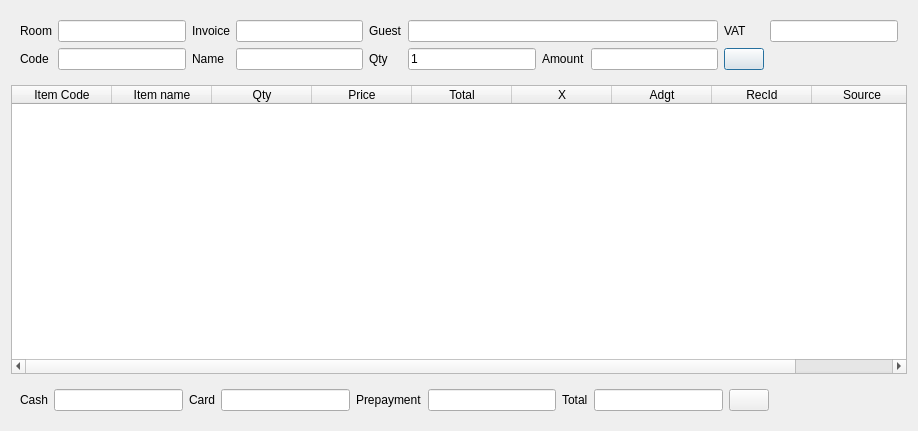
<?xml version="1.0" encoding="UTF-8"?>
<ui version="4.0">
 <class>DlgPrintRandomTax</class>
 <widget class="QDialog" name="DlgPrintRandomTax">
  <property name="geometry">
   <rect>
    <x>0</x>
    <y>0</y>
    <width>918</width>
    <height>431</height>
   </rect>
  </property>
  <property name="windowTitle">
   <string>Manual Tax</string>
  </property>
  <layout class="QVBoxLayout" name="verticalLayout">
   <item>
    <widget class="QWidget" name="widget" native="true">
     <layout class="QGridLayout" name="gridLayout">
      <item row="1" column="7">
       <widget class="EQLineEdit" name="leItemAmount"/>
      </item>
      <item row="1" column="3">
       <widget class="EQLineEdit" name="leItemName">
        <property name="focusPolicy">
         <enum>Qt::NoFocus</enum>
        </property>
        <property name="readOnly">
         <bool>true</bool>
        </property>
       </widget>
      </item>
      <item row="1" column="2">
       <widget class="QLabel" name="label_2">
        <property name="text">
         <string>Name</string>
        </property>
       </widget>
      </item>
      <item row="1" column="1">
       <widget class="EQLineEdit" name="leItemCode"/>
      </item>
      <item row="1" column="6">
       <widget class="QLabel" name="label_4">
        <property name="text">
         <string>Amount</string>
        </property>
       </widget>
      </item>
      <item row="1" column="8">
       <widget class="QPushButton" name="btnAdd">
        <property name="text">
         <string/>
        </property>
        <property name="icon">
         <iconset resource="res.qrc">
          <normaloff>:/images/add.png</normaloff>:/images/add.png</iconset>
        </property>
       </widget>
      </item>
      <item row="1" column="5">
       <widget class="EQLineEdit" name="leItemQty">
        <property name="focusPolicy">
         <enum>Qt::StrongFocus</enum>
        </property>
        <property name="text">
         <string>1</string>
        </property>
       </widget>
      </item>
      <item row="1" column="4">
       <widget class="QLabel" name="label_3">
        <property name="text">
         <string>Qty</string>
        </property>
       </widget>
      </item>
      <item row="1" column="9">
       <spacer name="horizontalSpacer_2">
        <property name="orientation">
         <enum>Qt::Horizontal</enum>
        </property>
        <property name="sizeHint" stdset="0">
         <size>
          <width>40</width>
          <height>20</height>
         </size>
        </property>
       </spacer>
      </item>
      <item row="1" column="0">
       <widget class="QLabel" name="label">
        <property name="text">
         <string>Code</string>
        </property>
       </widget>
      </item>
      <item row="0" column="0">
       <widget class="QLabel" name="label_5">
        <property name="text">
         <string>Room</string>
        </property>
       </widget>
      </item>
      <item row="0" column="1">
       <widget class="EQLineEdit" name="leRoom">
        <property name="focusPolicy">
         <enum>Qt::NoFocus</enum>
        </property>
        <property name="readOnly">
         <bool>true</bool>
        </property>
       </widget>
      </item>
      <item row="0" column="2">
       <widget class="QLabel" name="label_6">
        <property name="text">
         <string>Invoice</string>
        </property>
       </widget>
      </item>
      <item row="0" column="3">
       <widget class="EQLineEdit" name="leInvoice">
        <property name="focusPolicy">
         <enum>Qt::NoFocus</enum>
        </property>
        <property name="readOnly">
         <bool>true</bool>
        </property>
       </widget>
      </item>
      <item row="0" column="4">
       <widget class="QLabel" name="label_7">
        <property name="text">
         <string>Guest</string>
        </property>
       </widget>
      </item>
      <item row="0" column="5" colspan="3">
       <widget class="EQLineEdit" name="leGuest">
        <property name="focusPolicy">
         <enum>Qt::NoFocus</enum>
        </property>
        <property name="readOnly">
         <bool>true</bool>
        </property>
       </widget>
      </item>
      <item row="0" column="8">
       <widget class="QLabel" name="label_12">
        <property name="text">
         <string>VAT</string>
        </property>
       </widget>
      </item>
      <item row="0" column="9">
       <widget class="EQLineEdit" name="leVAT"/>
      </item>
     </layout>
    </widget>
   </item>
   <item>
    <widget class="EQTableWidget" name="tblData">
     <property name="focusPolicy">
      <enum>Qt::NoFocus</enum>
     </property>
     <property name="editTriggers">
      <set>QAbstractItemView::NoEditTriggers</set>
     </property>
     <column>
      <property name="text">
       <string>Item Code</string>
      </property>
     </column>
     <column>
      <property name="text">
       <string>Item name</string>
      </property>
     </column>
     <column>
      <property name="text">
       <string>Qty</string>
      </property>
     </column>
     <column>
      <property name="text">
       <string>Price</string>
      </property>
     </column>
     <column>
      <property name="text">
       <string>Total</string>
      </property>
     </column>
     <column>
      <property name="text">
       <string>X</string>
      </property>
     </column>
     <column>
      <property name="text">
       <string>Adgt</string>
      </property>
     </column>
     <column>
      <property name="text">
       <string>RecId</string>
      </property>
     </column>
     <column>
      <property name="text">
       <string>Source</string>
      </property>
     </column>
    </widget>
   </item>
   <item>
    <widget class="QWidget" name="widget_3" native="true">
     <layout class="QHBoxLayout" name="horizontalLayout_3">
      <item>
       <widget class="QLabel" name="label_8">
        <property name="text">
         <string>Cash</string>
        </property>
       </widget>
      </item>
      <item>
       <widget class="EQLineEdit" name="leCash"/>
      </item>
      <item>
       <widget class="QLabel" name="label_9">
        <property name="text">
         <string>Card</string>
        </property>
       </widget>
      </item>
      <item>
       <widget class="EQLineEdit" name="leCard"/>
      </item>
      <item>
       <widget class="QLabel" name="label_10">
        <property name="text">
         <string>Prepayment</string>
        </property>
       </widget>
      </item>
      <item>
       <widget class="EQLineEdit" name="lePrepaiment"/>
      </item>
      <item>
       <widget class="QLabel" name="label_11">
        <property name="text">
         <string>Total</string>
        </property>
       </widget>
      </item>
      <item>
       <widget class="EQLineEdit" name="leTotal">
        <property name="font">
         <font>
          <weight>75</weight>
          <bold>true</bold>
         </font>
        </property>
        <property name="focusPolicy">
         <enum>Qt::NoFocus</enum>
        </property>
        <property name="readOnly">
         <bool>true</bool>
        </property>
       </widget>
      </item>
      <item>
       <widget class="QPushButton" name="btnPrint">
        <property name="toolTip">
         <string>Print</string>
        </property>
        <property name="text">
         <string/>
        </property>
        <property name="icon">
         <iconset resource="res.qrc">
          <normaloff>:/images/printer.png</normaloff>:/images/printer.png</iconset>
        </property>
       </widget>
      </item>
      <item>
       <spacer name="horizontalSpacer_3">
        <property name="orientation">
         <enum>Qt::Horizontal</enum>
        </property>
        <property name="sizeHint" stdset="0">
         <size>
          <width>38</width>
          <height>20</height>
         </size>
        </property>
       </spacer>
      </item>
     </layout>
    </widget>
   </item>
  </layout>
 </widget>
 <customwidgets>
  <customwidget>
   <class>EQLineEdit</class>
   <extends>QLineEdit</extends>
   <header location="global">eqlineedit.h</header>
   <slots>
    <signal>customButtonClicked(bool)</signal>
   </slots>
  </customwidget>
  <customwidget>
   <class>EQTableWidget</class>
   <extends>QTableWidget</extends>
   <header location="global">eqtablewidget.h</header>
  </customwidget>
 </customwidgets>
 <tabstops>
  <tabstop>leItemCode</tabstop>
  <tabstop>leItemQty</tabstop>
  <tabstop>leItemAmount</tabstop>
  <tabstop>btnAdd</tabstop>
  <tabstop>leCash</tabstop>
  <tabstop>leCard</tabstop>
  <tabstop>lePrepaiment</tabstop>
  <tabstop>btnPrint</tabstop>
 </tabstops>
 <resources>
  <include location="res.qrc"/>
 </resources>
 <connections/>
</ui>
